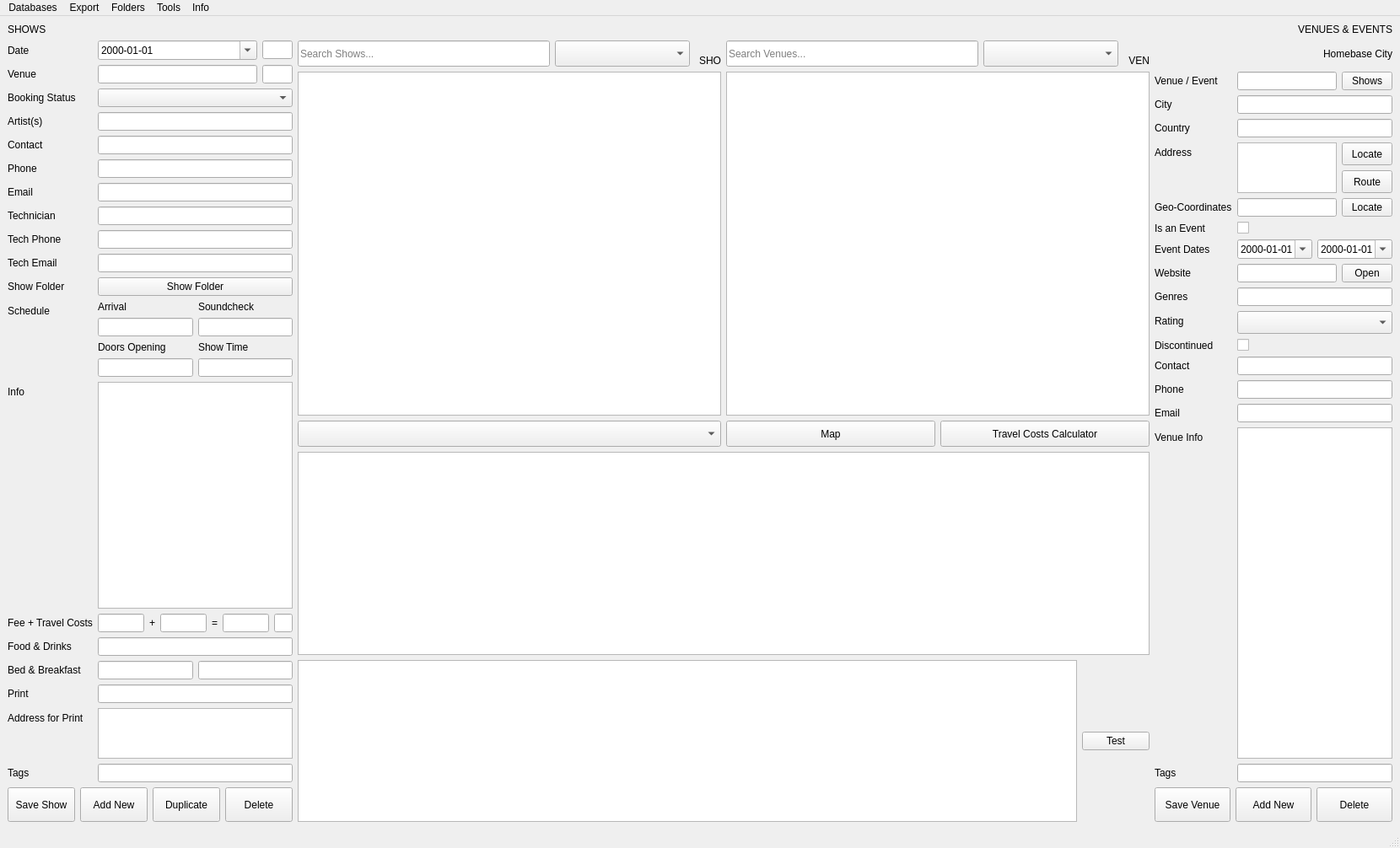
<?xml version="1.0" encoding="UTF-8"?>
<ui version="4.0">
 <class>MainWindow</class>
 <widget class="QMainWindow" name="MainWindow">
  <property name="geometry">
   <rect>
    <x>0</x>
    <y>0</y>
    <width>1660</width>
    <height>1006</height>
   </rect>
  </property>
  <property name="windowTitle">
   <string>MainWindow</string>
  </property>
  <widget class="QWidget" name="centralwidget">
   <layout class="QHBoxLayout" name="horizontalLayout_16" stretch="2,10,2">
    <item>
     <layout class="QVBoxLayout" name="verticalLayout_2" stretch="0,10,0">
      <item>
       <widget class="QLabel" name="label_34">
        <property name="text">
         <string>SHOWS</string>
        </property>
        <property name="alignment">
         <set>Qt::AlignmentFlag::AlignLeading|Qt::AlignmentFlag::AlignLeft|Qt::AlignmentFlag::AlignVCenter</set>
        </property>
       </widget>
      </item>
      <item>
       <layout class="QFormLayout" name="formLayout">
        <property name="sizeConstraint">
         <enum>QLayout::SizeConstraint::SetDefaultConstraint</enum>
        </property>
        <property name="fieldGrowthPolicy">
         <enum>QFormLayout::FieldGrowthPolicy::AllNonFixedFieldsGrow</enum>
        </property>
        <item row="0" column="0">
         <widget class="QLabel" name="label_2">
          <property name="text">
           <string>Date</string>
          </property>
         </widget>
        </item>
        <item row="0" column="1">
         <layout class="QHBoxLayout" name="horizontalLayout_3">
          <item>
           <widget class="QDateEdit" name="field_show_dateedit">
            <property name="displayFormat">
             <string>yyyy-MM-dd</string>
            </property>
            <property name="calendarPopup">
             <bool>true</bool>
            </property>
           </widget>
          </item>
          <item>
           <widget class="QLineEdit" name="field_show_id">
            <property name="maximumSize">
             <size>
              <width>36</width>
              <height>16777215</height>
             </size>
            </property>
            <property name="toolTip">
             <string>ShowID</string>
            </property>
            <property name="readOnly">
             <bool>true</bool>
            </property>
           </widget>
          </item>
         </layout>
        </item>
        <item row="1" column="0">
         <widget class="QLabel" name="label_29">
          <property name="text">
           <string>Venue</string>
          </property>
         </widget>
        </item>
        <item row="1" column="1">
         <layout class="QHBoxLayout" name="horizontalLayout_4">
          <item>
           <widget class="QLineEdit" name="field_venue_text">
            <property name="readOnly">
             <bool>true</bool>
            </property>
           </widget>
          </item>
          <item>
           <widget class="QLineEdit" name="field_venue_id">
            <property name="maximumSize">
             <size>
              <width>36</width>
              <height>16777215</height>
             </size>
            </property>
            <property name="toolTip">
             <string>VenueID</string>
            </property>
            <property name="statusTip">
             <string/>
            </property>
            <property name="readOnly">
             <bool>true</bool>
            </property>
            <property name="placeholderText">
             <string/>
            </property>
           </widget>
          </item>
         </layout>
        </item>
        <item row="2" column="0">
         <widget class="QLabel" name="label_24">
          <property name="text">
           <string>Booking Status</string>
          </property>
         </widget>
        </item>
        <item row="2" column="1">
         <widget class="QComboBox" name="cb_show_status">
          <property name="minimumSize">
           <size>
            <width>0</width>
            <height>0</height>
           </size>
          </property>
         </widget>
        </item>
        <item row="3" column="0">
         <widget class="QLabel" name="label">
          <property name="text">
           <string>Artist(s)</string>
          </property>
         </widget>
        </item>
        <item row="3" column="1">
         <widget class="QLineEdit" name="field_show_artists">
          <property name="toolTip">
           <string/>
          </property>
          <property name="placeholderText">
           <string/>
          </property>
         </widget>
        </item>
        <item row="4" column="0">
         <widget class="QLabel" name="label_15">
          <property name="text">
           <string>Contact</string>
          </property>
         </widget>
        </item>
        <item row="4" column="1">
         <widget class="QLineEdit" name="field_show_contact">
          <property name="toolTip">
           <string>Contact person</string>
          </property>
         </widget>
        </item>
        <item row="5" column="0">
         <widget class="QLabel" name="label_16">
          <property name="text">
           <string>Phone</string>
          </property>
         </widget>
        </item>
        <item row="5" column="1">
         <widget class="QLineEdit" name="field_show_phone"/>
        </item>
        <item row="6" column="0">
         <widget class="QLabel" name="label_17">
          <property name="text">
           <string>Email</string>
          </property>
         </widget>
        </item>
        <item row="6" column="1">
         <widget class="QLineEdit" name="field_show_email"/>
        </item>
        <item row="7" column="0">
         <widget class="QLabel" name="label_18">
          <property name="text">
           <string>Technician</string>
          </property>
         </widget>
        </item>
        <item row="7" column="1">
         <widget class="QLineEdit" name="field_show_tech_contact"/>
        </item>
        <item row="8" column="0">
         <widget class="QLabel" name="label_19">
          <property name="text">
           <string>Tech Phone</string>
          </property>
         </widget>
        </item>
        <item row="8" column="1">
         <widget class="QLineEdit" name="field_show_tech_phone"/>
        </item>
        <item row="9" column="0">
         <widget class="QLabel" name="label_20">
          <property name="text">
           <string>Tech Email</string>
          </property>
         </widget>
        </item>
        <item row="9" column="1">
         <widget class="QLineEdit" name="field_show_tech_email"/>
        </item>
        <item row="10" column="0">
         <widget class="QLabel" name="label_25">
          <property name="text">
           <string>Show Folder</string>
          </property>
         </widget>
        </item>
        <item row="10" column="1">
         <widget class="QPushButton" name="bt_show_folder">
          <property name="minimumSize">
           <size>
            <width>0</width>
            <height>0</height>
           </size>
          </property>
          <property name="toolTip">
           <string>Create or open Show Folder</string>
          </property>
          <property name="text">
           <string>Show Folder</string>
          </property>
         </widget>
        </item>
        <item row="11" column="0">
         <widget class="QLabel" name="arrivalTimeLabel">
          <property name="text">
           <string>Schedule</string>
          </property>
         </widget>
        </item>
        <item row="11" column="1">
         <layout class="QGridLayout" name="gridLayout">
          <item row="1" column="1">
           <widget class="QLineEdit" name="field_show_arrival_time">
            <property name="sizePolicy">
             <sizepolicy hsizetype="Expanding" vsizetype="Fixed">
              <horstretch>0</horstretch>
              <verstretch>0</verstretch>
             </sizepolicy>
            </property>
           </widget>
          </item>
          <item row="0" column="1">
           <widget class="QLabel" name="label_30">
            <property name="sizePolicy">
             <sizepolicy hsizetype="Preferred" vsizetype="Fixed">
              <horstretch>0</horstretch>
              <verstretch>0</verstretch>
             </sizepolicy>
            </property>
            <property name="text">
             <string>Arrival</string>
            </property>
           </widget>
          </item>
          <item row="0" column="2">
           <widget class="QLabel" name="label_22">
            <property name="sizePolicy">
             <sizepolicy hsizetype="Preferred" vsizetype="Fixed">
              <horstretch>0</horstretch>
              <verstretch>0</verstretch>
             </sizepolicy>
            </property>
            <property name="text">
             <string>Soundcheck</string>
            </property>
           </widget>
          </item>
          <item row="1" column="2">
           <widget class="QLineEdit" name="field_show_soundcheck_time">
            <property name="sizePolicy">
             <sizepolicy hsizetype="Expanding" vsizetype="Fixed">
              <horstretch>0</horstretch>
              <verstretch>0</verstretch>
             </sizepolicy>
            </property>
           </widget>
          </item>
          <item row="2" column="1">
           <widget class="QLabel" name="label_31">
            <property name="sizePolicy">
             <sizepolicy hsizetype="Preferred" vsizetype="Fixed">
              <horstretch>0</horstretch>
              <verstretch>0</verstretch>
             </sizepolicy>
            </property>
            <property name="text">
             <string>Doors Opening</string>
            </property>
           </widget>
          </item>
          <item row="3" column="1">
           <widget class="QLineEdit" name="field_show_opening_time">
            <property name="sizePolicy">
             <sizepolicy hsizetype="Expanding" vsizetype="Fixed">
              <horstretch>0</horstretch>
              <verstretch>0</verstretch>
             </sizepolicy>
            </property>
           </widget>
          </item>
          <item row="2" column="2">
           <widget class="QLabel" name="label_26">
            <property name="sizePolicy">
             <sizepolicy hsizetype="Preferred" vsizetype="Fixed">
              <horstretch>0</horstretch>
              <verstretch>0</verstretch>
             </sizepolicy>
            </property>
            <property name="text">
             <string>Show Time</string>
            </property>
           </widget>
          </item>
          <item row="3" column="2">
           <widget class="QLineEdit" name="field_show_show_time">
            <property name="sizePolicy">
             <sizepolicy hsizetype="Expanding" vsizetype="Fixed">
              <horstretch>0</horstretch>
              <verstretch>0</verstretch>
             </sizepolicy>
            </property>
           </widget>
          </item>
         </layout>
        </item>
        <item row="12" column="0">
         <widget class="QLabel" name="label_23">
          <property name="text">
           <string>Info</string>
          </property>
         </widget>
        </item>
        <item row="12" column="1">
         <widget class="QPlainTextEdit" name="field_show_info">
          <property name="sizePolicy">
           <sizepolicy hsizetype="Expanding" vsizetype="Expanding">
            <horstretch>0</horstretch>
            <verstretch>0</verstretch>
           </sizepolicy>
          </property>
          <property name="minimumSize">
           <size>
            <width>0</width>
            <height>0</height>
           </size>
          </property>
         </widget>
        </item>
        <item row="13" column="0">
         <widget class="QLabel" name="label_21">
          <property name="text">
           <string>Fee + Travel Costs</string>
          </property>
         </widget>
        </item>
        <item row="13" column="1">
         <layout class="QHBoxLayout" name="horizontalLayout_5">
          <item>
           <widget class="QLineEdit" name="field_show_fee">
            <property name="toolTip">
             <string>Fee</string>
            </property>
           </widget>
          </item>
          <item>
           <widget class="QLabel" name="label_5">
            <property name="text">
             <string>+</string>
            </property>
           </widget>
          </item>
          <item>
           <widget class="QLineEdit" name="field_show_travel_fee">
            <property name="toolTip">
             <string>Travel Costs</string>
            </property>
           </widget>
          </item>
          <item>
           <widget class="QLabel" name="label_8">
            <property name="text">
             <string>=</string>
            </property>
           </widget>
          </item>
          <item>
           <widget class="QLineEdit" name="field_show_fee_sum">
            <property name="toolTip">
             <string>SUM</string>
            </property>
            <property name="readOnly">
             <bool>true</bool>
            </property>
           </widget>
          </item>
          <item>
           <widget class="QLineEdit" name="field_show_currency">
            <property name="maximumSize">
             <size>
              <width>36</width>
              <height>16777215</height>
             </size>
            </property>
            <property name="toolTip">
             <string>Currency</string>
            </property>
           </widget>
          </item>
         </layout>
        </item>
        <item row="14" column="0">
         <widget class="QLabel" name="accomodationLabel_2">
          <property name="text">
           <string>Food &amp; Drinks</string>
          </property>
         </widget>
        </item>
        <item row="14" column="1">
         <widget class="QLineEdit" name="field_show_food_drinks"/>
        </item>
        <item row="15" column="0">
         <widget class="QLabel" name="accomodationLabel">
          <property name="text">
           <string>Bed &amp; Breakfast</string>
          </property>
         </widget>
        </item>
        <item row="15" column="1">
         <layout class="QHBoxLayout" name="horizontalLayout_8">
          <item>
           <widget class="QLineEdit" name="field_show_accomodation">
            <property name="toolTip">
             <string>Bed (Accomodation)</string>
            </property>
           </widget>
          </item>
          <item>
           <widget class="QLineEdit" name="field_show_breakfast">
            <property name="toolTip">
             <string>Breakfast</string>
            </property>
           </widget>
          </item>
         </layout>
        </item>
        <item row="16" column="0">
         <widget class="QLabel" name="printLabel">
          <property name="text">
           <string>Print</string>
          </property>
         </widget>
        </item>
        <item row="16" column="1">
         <widget class="QLineEdit" name="field_show_print">
          <property name="toolTip">
           <string>Print material to be send (posters, amount, ...)</string>
          </property>
         </widget>
        </item>
        <item row="17" column="0">
         <widget class="QLabel" name="addressForPrintLabel">
          <property name="text">
           <string>Address for Print</string>
          </property>
         </widget>
        </item>
        <item row="17" column="1">
         <widget class="QPlainTextEdit" name="field_show_print_address">
          <property name="maximumSize">
           <size>
            <width>16777215</width>
            <height>60</height>
           </size>
          </property>
          <property name="toolTip">
           <string>Address where to send print material</string>
          </property>
         </widget>
        </item>
        <item row="18" column="0">
         <widget class="QLabel" name="tagsLabel">
          <property name="text">
           <string>Tags</string>
          </property>
         </widget>
        </item>
        <item row="18" column="1">
         <widget class="QLineEdit" name="field_show_tags">
          <property name="minimumSize">
           <size>
            <width>0</width>
            <height>0</height>
           </size>
          </property>
          <property name="toolTip">
           <string>E.g. #release-tour, #black-list</string>
          </property>
         </widget>
        </item>
       </layout>
      </item>
      <item>
       <layout class="QHBoxLayout" name="horizontalLayout_10">
        <item>
         <widget class="QPushButton" name="bt_save_show">
          <property name="minimumSize">
           <size>
            <width>0</width>
            <height>41</height>
           </size>
          </property>
          <property name="toolTip">
           <string>Save current Show</string>
          </property>
          <property name="text">
           <string>Save Show</string>
          </property>
         </widget>
        </item>
        <item>
         <widget class="QPushButton" name="bt_new_show">
          <property name="minimumSize">
           <size>
            <width>0</width>
            <height>41</height>
           </size>
          </property>
          <property name="toolTip">
           <string>Add a new Show</string>
          </property>
          <property name="text">
           <string>Add New</string>
          </property>
         </widget>
        </item>
        <item>
         <widget class="QPushButton" name="bt_duplicate_show">
          <property name="minimumSize">
           <size>
            <width>0</width>
            <height>41</height>
           </size>
          </property>
          <property name="toolTip">
           <string>Duplicate current Show</string>
          </property>
          <property name="text">
           <string>Duplicate</string>
          </property>
         </widget>
        </item>
        <item>
         <widget class="QPushButton" name="bt_delete_show">
          <property name="minimumSize">
           <size>
            <width>0</width>
            <height>41</height>
           </size>
          </property>
          <property name="toolTip">
           <string>Delete current Show</string>
          </property>
          <property name="text">
           <string>Delete</string>
          </property>
         </widget>
        </item>
       </layout>
      </item>
     </layout>
    </item>
    <item>
     <layout class="QVBoxLayout" name="verticalLayout_5" stretch="0,10,5,0">
      <item>
       <spacer name="verticalSpacer">
        <property name="orientation">
         <enum>Qt::Orientation::Vertical</enum>
        </property>
        <property name="sizeHint" stdset="0">
         <size>
          <width>20</width>
          <height>20</height>
         </size>
        </property>
       </spacer>
      </item>
      <item>
       <layout class="QHBoxLayout" name="horizontalLayout_15">
        <property name="spacing">
         <number>6</number>
        </property>
        <item>
         <layout class="QVBoxLayout" name="verticalLayout_3">
          <item>
           <layout class="QHBoxLayout" name="horizontalLayout_12">
            <item>
             <widget class="QLineEdit" name="lineEdit_search_shows">
              <property name="minimumSize">
               <size>
                <width>160</width>
                <height>31</height>
               </size>
              </property>
              <property name="toolTip">
               <string>Show Search</string>
              </property>
              <property name="placeholderText">
               <string>Search Shows...</string>
              </property>
              <property name="clearButtonEnabled">
               <bool>true</bool>
              </property>
             </widget>
            </item>
            <item>
             <widget class="QComboBox" name="cb_show_status_filter">
              <property name="minimumSize">
               <size>
                <width>160</width>
                <height>31</height>
               </size>
              </property>
              <property name="toolTip">
               <string>Show Status Filter</string>
              </property>
             </widget>
            </item>
            <item>
             <widget class="QLabel" name="label_show_amount">
              <property name="minimumSize">
               <size>
                <width>31</width>
                <height>0</height>
               </size>
              </property>
              <property name="toolTip">
               <string>Amount of Shows in list</string>
              </property>
              <property name="text">
               <string>SHO</string>
              </property>
              <property name="alignment">
               <set>Qt::AlignmentFlag::AlignBottom|Qt::AlignmentFlag::AlignRight|Qt::AlignmentFlag::AlignTrailing</set>
              </property>
             </widget>
            </item>
           </layout>
          </item>
          <item>
           <widget class="QListWidget" name="list_show"/>
          </item>
          <item>
           <widget class="QComboBox" name="cb_monitor">
            <property name="minimumSize">
             <size>
              <width>0</width>
              <height>31</height>
             </size>
            </property>
            <property name="toolTip">
             <string>Monitor Selection
Get Information according to Searches and Filters
(except Notes and Paths)</string>
            </property>
           </widget>
          </item>
         </layout>
        </item>
        <item>
         <layout class="QVBoxLayout" name="verticalLayout_4">
          <item>
           <layout class="QHBoxLayout" name="horizontalLayout_13">
            <item>
             <widget class="QLineEdit" name="lineEdit_search_venues">
              <property name="minimumSize">
               <size>
                <width>160</width>
                <height>31</height>
               </size>
              </property>
              <property name="toolTip">
               <string>Venue Search</string>
              </property>
              <property name="placeholderText">
               <string>Search Venues...</string>
              </property>
              <property name="clearButtonEnabled">
               <bool>true</bool>
              </property>
             </widget>
            </item>
            <item>
             <widget class="QComboBox" name="cb_venue_filter">
              <property name="minimumSize">
               <size>
                <width>160</width>
                <height>31</height>
               </size>
              </property>
              <property name="toolTip">
               <string>Venue Filter</string>
              </property>
             </widget>
            </item>
            <item>
             <widget class="QLabel" name="label_venue_amount">
              <property name="minimumSize">
               <size>
                <width>31</width>
                <height>0</height>
               </size>
              </property>
              <property name="toolTip">
               <string>Amount of Venues in list</string>
              </property>
              <property name="text">
               <string>VEN</string>
              </property>
              <property name="alignment">
               <set>Qt::AlignmentFlag::AlignBottom|Qt::AlignmentFlag::AlignRight|Qt::AlignmentFlag::AlignTrailing</set>
              </property>
             </widget>
            </item>
           </layout>
          </item>
          <item>
           <widget class="QListWidget" name="list_venue"/>
          </item>
          <item>
           <layout class="QHBoxLayout" name="horizontalLayout_14">
            <item>
             <widget class="QPushButton" name="bt_map">
              <property name="minimumSize">
               <size>
                <width>0</width>
                <height>31</height>
               </size>
              </property>
              <property name="toolTip">
               <string>Open Venue Map according to Venue Filter and Venue Search</string>
              </property>
              <property name="text">
               <string>Map</string>
              </property>
             </widget>
            </item>
            <item>
             <widget class="QPushButton" name="bt_calculator">
              <property name="minimumSize">
               <size>
                <width>0</width>
                <height>31</height>
               </size>
              </property>
              <property name="toolTip">
               <string>Open Travel Costs Calculator</string>
              </property>
              <property name="text">
               <string>Travel Costs Calculator</string>
              </property>
             </widget>
            </item>
           </layout>
          </item>
         </layout>
        </item>
       </layout>
      </item>
      <item>
       <widget class="QPlainTextEdit" name="txt_monitor">
        <property name="font">
         <font>
          <family>Ubuntu</family>
          <pointsize>10</pointsize>
         </font>
        </property>
        <property name="toolTip">
         <string/>
        </property>
       </widget>
      </item>
      <item>
       <layout class="QHBoxLayout" name="horizontalLayout_11">
        <item>
         <widget class="QTableWidget" name="table_show">
          <property name="columnCount">
           <number>2</number>
          </property>
          <attribute name="horizontalHeaderVisible">
           <bool>false</bool>
          </attribute>
          <attribute name="horizontalHeaderCascadingSectionResizes">
           <bool>true</bool>
          </attribute>
          <attribute name="horizontalHeaderDefaultSectionSize">
           <number>150</number>
          </attribute>
          <attribute name="horizontalHeaderStretchLastSection">
           <bool>true</bool>
          </attribute>
          <attribute name="verticalHeaderVisible">
           <bool>false</bool>
          </attribute>
          <column/>
          <column/>
         </widget>
        </item>
        <item>
         <widget class="QPushButton" name="my_button">
          <property name="text">
           <string>Test</string>
          </property>
         </widget>
        </item>
       </layout>
      </item>
     </layout>
    </item>
    <item>
     <layout class="QVBoxLayout" name="verticalLayout_6" stretch="0,0,0,0">
      <item>
       <widget class="QLabel" name="label_36">
        <property name="text">
         <string>VENUES &amp; EVENTS</string>
        </property>
        <property name="alignment">
         <set>Qt::AlignmentFlag::AlignRight|Qt::AlignmentFlag::AlignTrailing|Qt::AlignmentFlag::AlignVCenter</set>
        </property>
       </widget>
      </item>
      <item>
       <widget class="QLabel" name="lb_homebase">
        <property name="minimumSize">
         <size>
          <width>0</width>
          <height>31</height>
         </size>
        </property>
        <property name="toolTip">
         <string>Homebase
Bla</string>
        </property>
        <property name="text">
         <string>Homebase City</string>
        </property>
        <property name="alignment">
         <set>Qt::AlignmentFlag::AlignRight|Qt::AlignmentFlag::AlignTrailing|Qt::AlignmentFlag::AlignVCenter</set>
        </property>
       </widget>
      </item>
      <item>
       <layout class="QFormLayout" name="formLayout_2">
        <item row="0" column="0">
         <widget class="QLabel" name="label_4">
          <property name="text">
           <string>Venue / Event</string>
          </property>
         </widget>
        </item>
        <item row="0" column="1">
         <layout class="QHBoxLayout" name="horizontalLayout_7">
          <item>
           <widget class="QLineEdit" name="field_venue_name">
            <property name="placeholderText">
             <string/>
            </property>
           </widget>
          </item>
          <item>
           <widget class="QPushButton" name="bt_venue_search_shows">
            <property name="minimumSize">
             <size>
              <width>0</width>
              <height>12</height>
             </size>
            </property>
            <property name="maximumSize">
             <size>
              <width>60</width>
              <height>16777215</height>
             </size>
            </property>
            <property name="toolTip">
             <string>Search Shows with this Venue/Event
(click again to go back to search)</string>
            </property>
            <property name="text">
             <string>Shows</string>
            </property>
           </widget>
          </item>
         </layout>
        </item>
        <item row="1" column="0">
         <widget class="QLabel" name="label_3">
          <property name="text">
           <string>City</string>
          </property>
         </widget>
        </item>
        <item row="1" column="1">
         <widget class="QLineEdit" name="field_venue_city">
          <property name="placeholderText">
           <string/>
          </property>
         </widget>
        </item>
        <item row="2" column="0">
         <widget class="QLabel" name="label_6">
          <property name="text">
           <string>Country</string>
          </property>
         </widget>
        </item>
        <item row="2" column="1">
         <widget class="QLineEdit" name="field_venue_country">
          <property name="placeholderText">
           <string/>
          </property>
         </widget>
        </item>
        <item row="3" column="0">
         <widget class="QLabel" name="label_7">
          <property name="text">
           <string>Address</string>
          </property>
         </widget>
        </item>
        <item row="3" column="1">
         <layout class="QHBoxLayout" name="horizontalLayout">
          <property name="sizeConstraint">
           <enum>QLayout::SizeConstraint::SetDefaultConstraint</enum>
          </property>
          <item>
           <widget class="QPlainTextEdit" name="field_venue_address">
            <property name="sizePolicy">
             <sizepolicy hsizetype="Preferred" vsizetype="Preferred">
              <horstretch>0</horstretch>
              <verstretch>0</verstretch>
             </sizepolicy>
            </property>
            <property name="maximumSize">
             <size>
              <width>16777215</width>
              <height>60</height>
             </size>
            </property>
           </widget>
          </item>
          <item>
           <layout class="QVBoxLayout" name="verticalLayout">
            <item>
             <widget class="QPushButton" name="bt_venue_locate">
              <property name="minimumSize">
               <size>
                <width>0</width>
                <height>0</height>
               </size>
              </property>
              <property name="maximumSize">
               <size>
                <width>60</width>
                <height>30</height>
               </size>
              </property>
              <property name="toolTip">
               <string>Locate this Address on the web</string>
              </property>
              <property name="text">
               <string>Locate</string>
              </property>
             </widget>
            </item>
            <item>
             <widget class="QPushButton" name="bt_venue_route">
              <property name="minimumSize">
               <size>
                <width>60</width>
                <height>0</height>
               </size>
              </property>
              <property name="maximumSize">
               <size>
                <width>60</width>
                <height>30</height>
               </size>
              </property>
              <property name="toolTip">
               <string>Show Route to this Address on the web</string>
              </property>
              <property name="text">
               <string>Route</string>
              </property>
             </widget>
            </item>
           </layout>
          </item>
         </layout>
        </item>
        <item row="4" column="0">
         <widget class="QLabel" name="label_32">
          <property name="text">
           <string>Geo-Coordinates</string>
          </property>
         </widget>
        </item>
        <item row="5" column="0">
         <widget class="QLabel" name="label_28">
          <property name="text">
           <string>Is an Event</string>
          </property>
         </widget>
        </item>
        <item row="5" column="1">
         <widget class="QCheckBox" name="field_checkbox_venue_is_event">
          <property name="toolTip">
           <string>This is an Event (Festival, Open-Air, Congress, ...)</string>
          </property>
          <property name="text">
           <string/>
          </property>
         </widget>
        </item>
        <item row="6" column="0">
         <widget class="QLabel" name="label_14">
          <property name="text">
           <string>Event Dates</string>
          </property>
         </widget>
        </item>
        <item row="6" column="1">
         <layout class="QHBoxLayout" name="horizontalLayout_6">
          <item>
           <widget class="QDateEdit" name="field_venue_start_dateedit">
            <property name="minimumDate">
             <date>
              <year>1752</year>
              <month>9</month>
              <day>14</day>
             </date>
            </property>
            <property name="displayFormat">
             <string>yyyy-MM-dd</string>
            </property>
            <property name="calendarPopup">
             <bool>true</bool>
            </property>
           </widget>
          </item>
          <item>
           <widget class="QDateEdit" name="field_venue_end_dateedit">
            <property name="displayFormat">
             <string>yyyy-MM-dd</string>
            </property>
            <property name="calendarPopup">
             <bool>true</bool>
            </property>
           </widget>
          </item>
         </layout>
        </item>
        <item row="7" column="0">
         <widget class="QLabel" name="label_9">
          <property name="text">
           <string>Website</string>
          </property>
         </widget>
        </item>
        <item row="7" column="1">
         <layout class="QHBoxLayout" name="horizontalLayout_2">
          <item>
           <widget class="QLineEdit" name="field_venue_website"/>
          </item>
          <item>
           <widget class="QPushButton" name="bt_website">
            <property name="maximumSize">
             <size>
              <width>60</width>
              <height>16777215</height>
             </size>
            </property>
            <property name="toolTip">
             <string>Open this Website</string>
            </property>
            <property name="text">
             <string>Open</string>
            </property>
           </widget>
          </item>
         </layout>
        </item>
        <item row="8" column="0">
         <widget class="QLabel" name="label_33">
          <property name="text">
           <string>Genres</string>
          </property>
         </widget>
        </item>
        <item row="8" column="1">
         <widget class="QLineEdit" name="field_venue_genres"/>
        </item>
        <item row="9" column="0">
         <widget class="QLabel" name="label_35">
          <property name="text">
           <string>Rating</string>
          </property>
         </widget>
        </item>
        <item row="9" column="1">
         <widget class="QComboBox" name="cb_venue_rating">
          <property name="minimumSize">
           <size>
            <width>0</width>
            <height>0</height>
           </size>
          </property>
          <property name="maximumSize">
           <size>
            <width>16777215</width>
            <height>16777215</height>
           </size>
          </property>
          <property name="font">
           <font>
            <pointsize>12</pointsize>
           </font>
          </property>
          <property name="toolTip">
           <string>Rating (none = no rating)</string>
          </property>
          <property name="frame">
           <bool>true</bool>
          </property>
         </widget>
        </item>
        <item row="10" column="0">
         <widget class="QLabel" name="label_27">
          <property name="text">
           <string>Discontinued</string>
          </property>
         </widget>
        </item>
        <item row="10" column="1">
         <widget class="QCheckBox" name="field_checkbox_venue_is_discontinued">
          <property name="toolTip">
           <string>Venue/Event is discontinued</string>
          </property>
          <property name="text">
           <string/>
          </property>
         </widget>
        </item>
        <item row="11" column="0">
         <widget class="QLabel" name="label_11">
          <property name="text">
           <string>Contact</string>
          </property>
         </widget>
        </item>
        <item row="11" column="1">
         <widget class="QLineEdit" name="field_venue_contact"/>
        </item>
        <item row="12" column="0">
         <widget class="QLabel" name="label_12">
          <property name="text">
           <string>Phone</string>
          </property>
         </widget>
        </item>
        <item row="12" column="1">
         <widget class="QLineEdit" name="field_venue_phone"/>
        </item>
        <item row="13" column="0">
         <widget class="QLabel" name="label_13">
          <property name="text">
           <string>Email</string>
          </property>
         </widget>
        </item>
        <item row="13" column="1">
         <widget class="QLineEdit" name="field_venue_email"/>
        </item>
        <item row="14" column="0">
         <widget class="QLabel" name="label_10">
          <property name="text">
           <string>Venue Info</string>
          </property>
         </widget>
        </item>
        <item row="14" column="1">
         <widget class="QPlainTextEdit" name="field_venue_info"/>
        </item>
        <item row="16" column="0">
         <widget class="QLabel" name="tagsLabel_2">
          <property name="text">
           <string>Tags</string>
          </property>
         </widget>
        </item>
        <item row="16" column="1">
         <widget class="QLineEdit" name="field_venue_tags">
          <property name="minimumSize">
           <size>
            <width>0</width>
            <height>0</height>
           </size>
          </property>
          <property name="toolTip">
           <string>E.g. #great-host, #black-list</string>
          </property>
         </widget>
        </item>
        <item row="4" column="1">
         <layout class="QHBoxLayout" name="horizontalLayout_17">
          <item>
           <widget class="QLineEdit" name="field_venue_geocoordinates">
            <property name="toolTip">
             <string>Lat, Lon (dec). E.g.: 47.994853, 7.843950</string>
            </property>
           </widget>
          </item>
          <item>
           <widget class="QPushButton" name="bt_venue_locate_geocoordinates">
            <property name="minimumSize">
             <size>
              <width>0</width>
              <height>0</height>
             </size>
            </property>
            <property name="maximumSize">
             <size>
              <width>60</width>
              <height>30</height>
             </size>
            </property>
            <property name="toolTip">
             <string>Locate these Geo-Coordinates on the web</string>
            </property>
            <property name="text">
             <string>Locate</string>
            </property>
           </widget>
          </item>
         </layout>
        </item>
       </layout>
      </item>
      <item>
       <layout class="QHBoxLayout" name="horizontalLayout_9">
        <item>
         <widget class="QPushButton" name="bt_save_venue">
          <property name="minimumSize">
           <size>
            <width>0</width>
            <height>41</height>
           </size>
          </property>
          <property name="toolTip">
           <string>Save current Venue/Event</string>
          </property>
          <property name="text">
           <string>Save Venue</string>
          </property>
         </widget>
        </item>
        <item>
         <widget class="QPushButton" name="bt_new_venue">
          <property name="minimumSize">
           <size>
            <width>0</width>
            <height>41</height>
           </size>
          </property>
          <property name="toolTip">
           <string>Add a new Venue/Event</string>
          </property>
          <property name="text">
           <string>Add New</string>
          </property>
         </widget>
        </item>
        <item>
         <widget class="QPushButton" name="bt_delete_venue">
          <property name="minimumSize">
           <size>
            <width>0</width>
            <height>41</height>
           </size>
          </property>
          <property name="toolTip">
           <string>Delete current Venue/Event</string>
          </property>
          <property name="text">
           <string>Delete</string>
          </property>
         </widget>
        </item>
       </layout>
      </item>
     </layout>
    </item>
   </layout>
  </widget>
  <widget class="QMenuBar" name="menubar">
   <property name="geometry">
    <rect>
     <x>0</x>
     <y>0</y>
     <width>1660</width>
     <height>20</height>
    </rect>
   </property>
   <widget class="QMenu" name="menuDatabases">
    <property name="title">
     <string>Databases</string>
    </property>
    <addaction name="actionBackup"/>
    <addaction name="separator"/>
    <addaction name="actionQuit"/>
   </widget>
   <widget class="QMenu" name="menuExport">
    <property name="title">
     <string>Export</string>
    </property>
    <addaction name="actionUpcoming_Shows"/>
    <addaction name="separator"/>
    <addaction name="actionCalendars"/>
   </widget>
   <widget class="QMenu" name="menuFolders">
    <property name="title">
     <string>Folders</string>
    </property>
    <addaction name="actionOpen_Working_Folder"/>
    <addaction name="actionOpen_Show_Folder"/>
    <addaction name="actionOpen_Backup_Folder"/>
    <addaction name="actionOpen_Root_Folder"/>
   </widget>
   <widget class="QMenu" name="menuInfo">
    <property name="title">
     <string>Info</string>
    </property>
    <addaction name="actionAbout"/>
   </widget>
   <widget class="QMenu" name="menuTools">
    <property name="title">
     <string>Tools</string>
    </property>
    <addaction name="actionMap"/>
    <addaction name="actionTravel_Costs_Calculator"/>
   </widget>
   <addaction name="menuDatabases"/>
   <addaction name="menuExport"/>
   <addaction name="menuFolders"/>
   <addaction name="menuTools"/>
   <addaction name="menuInfo"/>
  </widget>
  <widget class="QStatusBar" name="statusbar"/>
  <action name="actionBackup">
   <property name="text">
    <string>Backup Now</string>
   </property>
  </action>
  <action name="actionQuit">
   <property name="text">
    <string>Quit</string>
   </property>
  </action>
  <action name="actionUpcoming_Shows">
   <property name="text">
    <string>Upcoming Shows (.html)</string>
   </property>
  </action>
  <action name="actionCalendars">
   <property name="text">
    <string>Calendars (.ics)</string>
   </property>
  </action>
  <action name="actionOpen_Working_Folder">
   <property name="text">
    <string>Working Folder</string>
   </property>
  </action>
  <action name="actionOpen_Show_Folder">
   <property name="text">
    <string>Shows</string>
   </property>
  </action>
  <action name="actionOpen_Backup_Folder">
   <property name="text">
    <string>Backups</string>
   </property>
  </action>
  <action name="actionOpen_Root_Folder">
   <property name="text">
    <string>Application Folder</string>
   </property>
  </action>
  <action name="actionAbout">
   <property name="text">
    <string>About</string>
   </property>
  </action>
  <action name="actionTravel_Costs_Calculator">
   <property name="text">
    <string>Travel Costs Calculator</string>
   </property>
  </action>
  <action name="actionMap">
   <property name="text">
    <string>Map</string>
   </property>
  </action>
 </widget>
 <resources/>
 <connections/>
</ui>
